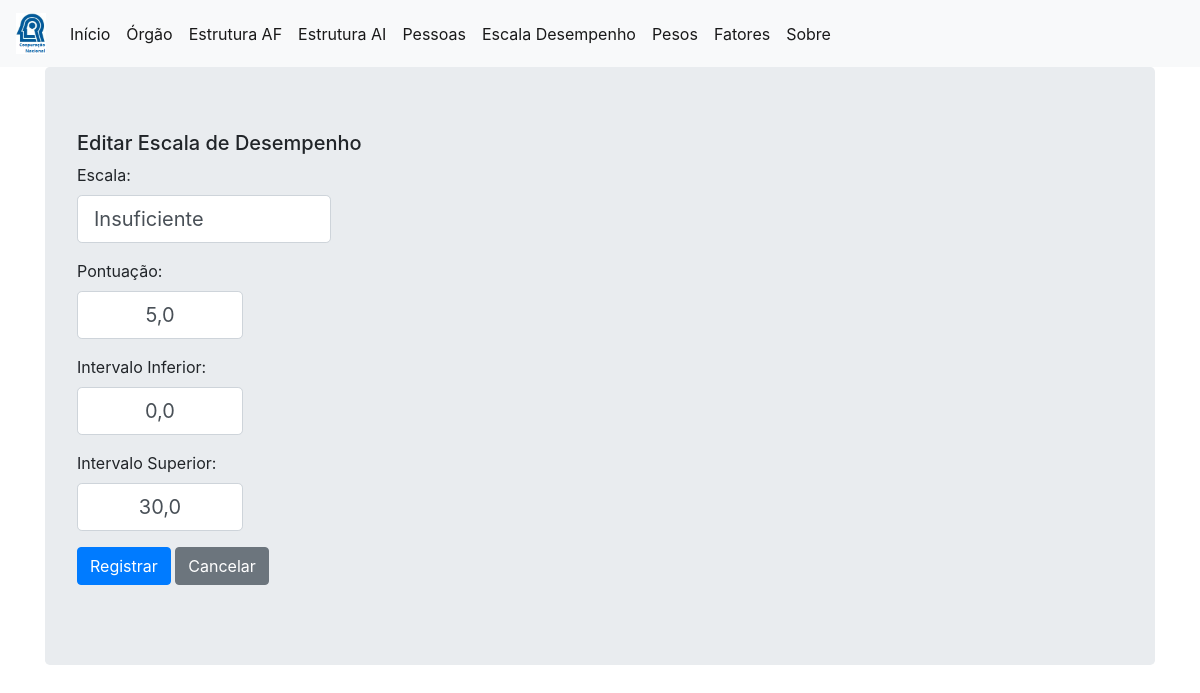
/edit_escala_desempenho/1, run on the app's committed database.
### project/models.py (models this page shows, shortened)
class Escala_Desempenho (db.Model):
    __tablename__ = "escala_desempenho"
    id            = db.Column(db.Integer,primary_key=True)
    escala        = db.Column(db.String)
    alcance       = db.Column(db.Float)
    intervalo_inf = db.Column(db.Float)
    intervalo_sup = db.Column(db.Float)

### project/core/views.py (the view)
@core.route('/edit_escala_desempenho/<int:escala_id>', methods=['GET', 'POST'])
def edit_escala_desempenho(escala_id):
    escala = db.session.query(Escala_Desempenho).get_or_404(escala_id)
    form = EscalaDesempenhoForm()
    if form.validate_on_submit():
        escala.escala        = form.escala.data
        escala.alcance       = float(virg_ponto(form.alcance.data))
        escala.intervalo_inf = float(virg_ponto(form.intervalo_inf.data))
        escala.intervalo_sup = float(virg_ponto(form.intervalo_sup.data))
        db.session.commit()
        flash('Escala de desempenho atualizada com sucesso!', 'sucesso')
        return redirect(url_for('core.lista_escala_desempenho'))
    elif request.method == 'GET':
        form.escala.data        = escala.escala
        form.alcance.data       = ponto_virg(str(escala.alcance))
        form.intervalo_inf.data = ponto_virg(str(escala.intervalo_inf))
        form.intervalo_sup.data = ponto_virg(str(escala.intervalo_sup))
    return render_template('escala_desempenho_form.html', form=form, acao='Editar')

### project/core/forms.py
class EscalaDesempenhoForm(FlaskForm):
    escala        = StringField('Escala: ', validators=[DataRequired(message="Informe a escala!")])
    alcance       = StringField('Pontuação: ', validators=[DataRequired(message="Informe o alcance!")])
    intervalo_inf = StringField('Intervalo Inferior: ', validators=[DataRequired(message="Informe o intervalo inferior!")])
    intervalo_sup = StringField('Intervalo Superior: ', validators=[DataRequired(message="Informe o intervalo superior!")])
    submit   = SubmitField('Registrar')

### project/core/views.py (called while the page is built)
def ponto_virg(valor):
    if valor == None or valor == '':
            return 0
    else:
        return str(valor).replace('.', ',')

### project/templates/escala_desempenho_form.html (shortened to what this page needs)
{% extends "base.html" %}
{% block content %}
<div class="container">
<div class="jumbotron">
  <h5>{{acao}} Escala de Desempenho</h5>
  <form method="POST">
    <div class="form-row">
        <div class="col-3">
            <div class="form-group">
            {{ form.escala.label(class="form-control-label") }}
            {% if form.escala.errors %}
                {{ form.escala(class="form-control form-control-lg is-invalid") }}
                <div class="invalid-feedback">
                {% for error in form.escala.errors %}
                    <span>{{ error }}</span>
                {% endfor %}
                </div>
            {% else %}
                {{ form.escala(class="form-control form-control-lg") }}
            {% endif %}
            </div>
        </div>
    </div>
    <div class="form-row">
        <div class="col-2">
            <div class="form-group">
            {{ form.alcance.label(class="form-control-label") }}
            {% if form.alcance.errors %}
                {{ form.alcance(class="form-control form-control-lg is-invalid escala-num-input") }}
                <div class="invalid-feedback">
                {% for error in form.alcance.errors %}
                    <span>{{ error }}</span>
                {% endfor %}
                </div>
            {% else %}
                {{ form.alcance(class="form-control form-control-lg escala-num-input") }}
            {% endif %}
            </div>
        </div>
    </div>
    <div class="form-row">
        <div class="col-2">
            <div class="form-group">
            {{ form.intervalo_inf.label(class="form-control-label") }}
            {% if form.intervalo_inf.errors %}
                {{ form.intervalo_inf(class="form-control form-control-lg is-invalid escala-num-input") }}
                <div class="invalid-feedback">
                {% for error in form.intervalo_inf.errors %}
                    <span>{{ error }}</span>
                {% endfor %}
                </div>
            {% else %}
                {{ form.intervalo_inf(class="form-control form-control-lg escala-num-input") }}
            {% endif %}
            </div>
        </div>
    </div>
    <div class="form-row">
        <div class="col-2">
            <div class="form-group">
            {{ form.intervalo_sup.label(class="form-control-label") }}
            {% if form.intervalo_sup.errors %}
                {{ form.intervalo_sup(class="form-control form-control-lg is-invalid escala-num-input") }}
                <div class="invalid-feedback">
                {% for error in form.intervalo_sup.errors %}
                    <span>{{ error }}</span>
                {% endfor %}
                </div>
            {% else %}
                {{ form.intervalo_sup(class="form-control form-control-lg escala-num-input") }}
            {% endif %}
            </div>
        </div>
    </div>
    <div class="form-group">
      {{ form.submit(class="btn btn-primary") }}
      <a href="{{url_for('core.lista_escala_desempenho')}}" class="btn btn-secondary">Cancelar</a>
    </div>
  </form>
</div>
</div>
{% endblock %}

### project/templates/escala_desempenho_form.html (style rules this page uses)
.escala-num-input { text-align: center; }

### data on the page
Escala_Desempenho: escala "Insuficiente", alcance "5,0", intervalo_inf "0,0", intervalo_sup "30,0"

### other printed values
{{ acao }} "Editar"
